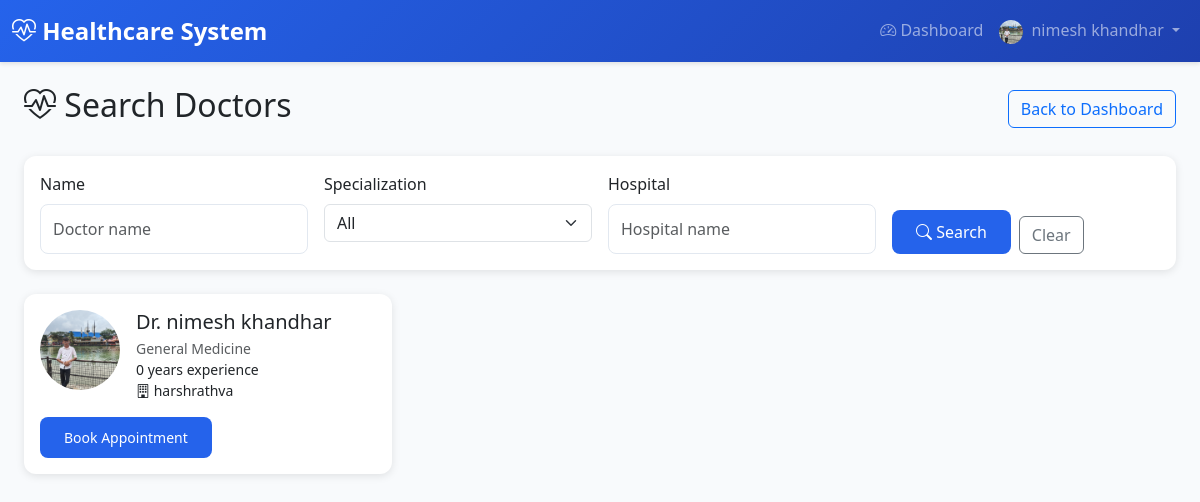
The app's page /doctors/search/ (signed in) with its own data.
### accounts/models.py (models this page shows, shortened)
class User(AbstractUser):
    email = models.EmailField(unique=True)
    ROLE_CHOICES = [
        ('ADMIN', 'Admin'),
        ('DOCTOR', 'Doctor'),
        ('PATIENT', 'Patient'),
        ('HOSPITAL', 'Hospital'),
        ('HOSPITAL_ADMIN', 'Hospital Admin'),
    ]
    role = models.CharField(max_length=20, choices=ROLE_CHOICES, default='PATIENT')
    is_approved = models.BooleanField(default=False)  # For Doctor and Hospital approval
    phone_number = models.CharField(max_length=15, blank=True)
    address = models.TextField(blank=True)
    profile_picture = models.ImageField(upload_to='user_profiles/', blank=True, null=True)
    created_at = models.DateTimeField(auto_now_add=True)
    updated_at = models.DateTimeField(auto_now=True)
    class Meta:
        db_table = 'users'
        verbose_name = 'User'
        verbose_name_plural = 'Users'

### doctors/models.py (models this page shows, shortened)
class DoctorProfile(models.Model):
    SPECIALIZATION_CHOICES = [
        ('CARDIOLOGY', 'Cardiology'),
        ('DERMATOLOGY', 'Dermatology'),
        ('NEUROLOGY', 'Neurology'),
        ('ORTHOPEDICS', 'Orthopedics'),
        ('PEDIATRICS', 'Pediatrics'),
        ('PSYCHIATRY', 'Psychiatry'),
        ('SURGERY', 'Surgery'),
        ('GENERAL', 'General Medicine'),
        ('ONCOLOGY', 'Oncology'),
        ('GYNECOLOGY', 'Gynecology'),
    ]
    user = models.OneToOneField(
        settings.AUTH_USER_MODEL,
        on_delete=models.CASCADE,
        related_name='doctor_profile'
    )
    license_number = models.CharField(max_length=50, unique=True)
    specialization = models.CharField(max_length=50, choices=SPECIALIZATION_CHOICES, default='GENERAL')
    years_of_experience = models.PositiveIntegerField(default=0)
    qualification = models.CharField(max_length=200)
    bio = models.TextField(blank=True)
    consultation_fee = models.DecimalField(max_digits=10, decimal_places=2, default=0.00)
    profile_picture = models.ImageField(upload_to='doctor_profiles/', blank=True, null=True)
    verification_document = models.FileField(upload_to='doctor_verifications/', blank=True, null=True, help_text="Upload license or certification document for verification")
    hospital = models.ForeignKey(
        'hospitals.Hospital',
        on_delete=models.SET_NULL,
        null=True,
        blank=True,
        related_name='doctors'
    )
    is_available = models.BooleanField(default=True)
    available_from = models.TimeField(default=time(9, 0), help_text="Start of working hours")
    available_to = models.TimeField(default=time(17, 0), help_text="End of working hours")
    slot_duration_minutes = models.PositiveIntegerField(default=30)
    created_at = models.DateTimeField(auto_now_add=True)
    updated_at = models.DateTimeField(auto_now=True)
    class Meta:
        db_table = 'doctor_profiles'
        verbose_name = 'Doctor Profile'
        verbose_name_plural = 'Doctor Profiles'

### hospitals/models.py (models this page shows, shortened)
class Hospital(models.Model):
    user = models.OneToOneField(
        settings.AUTH_USER_MODEL,
        on_delete=models.CASCADE,
        related_name='hospital_profile'
    )
    name = models.CharField(max_length=200)
    registration_number = models.CharField(max_length=50, unique=True)
    address = models.TextField(blank=True)
    city = models.CharField(max_length=100, blank=True)
    state = models.CharField(max_length=100, blank=True)
    zip_code = models.CharField(max_length=10, blank=True)
    phone = models.CharField(max_length=15, blank=True)
    email = models.EmailField(blank=True)
    website = models.URLField(blank=True)
    description = models.TextField(blank=True)
    facilities = models.TextField(blank=True, help_text="Departments - comma separated")
    total_beds = models.PositiveIntegerField(default=0)
    available_beds = models.PositiveIntegerField(default=0)  # Kept for migration; use available_beds_count for dynamic
    logo = models.ImageField(upload_to='hospital_logos/', blank=True, null=True)
    verification_document = models.FileField(upload_to='hospital_verifications/', blank=True, null=True, help_text="Upload registration certificate or license for verification")
    created_at = models.DateTimeField(auto_now_add=True)
    updated_at = models.DateTimeField(auto_now=True)
    class Meta:
        db_table = 'hospitals'
        verbose_name = 'Hospital'
        verbose_name_plural = 'Hospitals'
        ordering = ['name']
    @property
    def available_beds_count(self):
        """Dynamically calculated: total_beds - occupied (do not edit; set total_beds only)"""
        return max(0, self.total_beds - self.occupied_beds_count)
    def get_available_beds_display(self):
        """For admin list_display (avoids property in admin)"""
        return self.available_beds_count
    get_available_beds_display.short_description = 'Available beds'

### doctors/views.py (the view)
# urls.py: path('search/', views.DoctorSearchView.as_view(), name='doctor_search'),
class DoctorSearchView(LoginRequiredMixin, ListView):
    model = DoctorProfile
    template_name = 'doctors/doctor_search.html'
    context_object_name = 'doctors'
    paginate_by = 10
    def get_queryset(self):
        qs = DoctorProfile.objects.select_related('user', 'hospital').filter(
            user__is_approved=True,
            user__is_active=True
        ).filter(
            Q(hospital__isnull=False) | Q(hospital_assignments__is_active=True)
        ).distinct()
        q = self.request.GET.get('q', '').strip()
        specialization = self.request.GET.get('specialization', '').strip()
        hospital_name = self.request.GET.get('hospital', '').strip()
        if q:
            qs = qs.filter(
                Q(user__first_name__icontains=q) |
                Q(user__last_name__icontains=q) |
                Q(user__username__icontains=q)
            )
        if specialization:
            qs = qs.filter(specialization=specialization)
        if hospital_name:
            qs = qs.filter(
                Q(hospital__name__icontains=hospital_name) |
                Q(hospital_assignments__hospital__name__icontains=hospital_name)
            ).distinct()
        return qs.order_by('user__first_name', 'user__last_name')
    def get_context_data(self, **kwargs):
        context = super().get_context_data(**kwargs)
        context['search_q'] = self.request.GET.get('q', '')
        context['search_specialization'] = self.request.GET.get('specialization', '')
        context['search_hospital'] = self.request.GET.get('hospital', '')
        context['specialization_choices'] = DoctorProfile.SPECIALIZATION_CHOICES
        return context

### templates/doctors/doctor_search.html (shortened to what this page needs)
{% extends 'base.html' %}
{% block content %}
<div class="container-fluid">
    <div class="d-flex justify-content-between align-items-center mb-4">
        <h2><i class="bi bi-heart-pulse"></i> Search Doctors</h2>
        <a href="{% url 'accounts:patient_dashboard' %}" class="btn btn-outline-primary">Back to Dashboard</a>
    </div>
    <div class="card mb-4">
        <div class="card-body">
            <form method="get" class="row g-3">
                <div class="col-md-3">
                    <label class="form-label">Name</label>
                    <input type="text" name="q" class="form-control" placeholder="Doctor name" value="{{ search_q }}">
                </div>
                <div class="col-md-3">
                    <label class="form-label">Specialization</label>
                    <select name="specialization" class="form-select">
                        <option value="">All</option>
                    </select>
                </div>
                <div class="col-md-3">
                    <label class="form-label">Hospital</label>
                    <input type="text" name="hospital" class="form-control" placeholder="Hospital name" value="{{ search_hospital }}">
                </div>
                <div class="col-md-3 d-flex align-items-end">
                    <button type="submit" class="btn btn-primary me-2"><i class="bi bi-search"></i> Search</button>
                    <a href="{% url 'doctors:doctor_search' %}" class="btn btn-outline-secondary">Clear</a>
                </div>
            </form>
        </div>
    </div>
    <div class="row">
        {% for doctor in doctors %}
        <div class="col-md-6 col-lg-4 mb-4">
            <div class="card h-100">
                <div class="card-body">
                    <div class="d-flex mb-3">
                        {% if doctor.profile_picture %}
                        <img src="{{ doctor.profile_picture.url }}" alt="" class="rounded-circle me-3" style="width: 80px; height: 80px; object-fit: cover;">
                        {% elif doctor.user.profile_picture %}
                        <img src="{{ doctor.user.profile_picture.url }}" alt="" class="rounded-circle me-3" style="width: 80px; height: 80px; object-fit: cover;">
                        {% else %}
                        <div class="rounded-circle bg-secondary d-flex align-items-center justify-content-center me-3" style="width: 80px; height: 80px;">
                            <i class="bi bi-person-fill text-white" style="font-size: 2rem;"></i>
                        </div>
                        {% endif %}
                        <div class="flex-grow-1">
                            <h5 class="card-title mb-1">Dr. {{ doctor.user.get_full_name|default:doctor.user.username }}</h5>
                            <p class="text-muted small mb-0">{{ doctor.get_specialization_display }}</p>
                            <p class="small mb-0">{{ doctor.years_of_experience }} years experience</p>
                            {% if doctor.hospital %}
                            <p class="small mb-0"><i class="bi bi-building"></i> {{ doctor.hospital.name }}</p>
                            {% endif %}
                        </div>
                    </div>
                    <a href="{% url 'doctors:doctor_detail' doctor.pk %}" class="btn btn-primary btn-sm">Book Appointment</a>
                </div>
            </div>
        </div>
        {% empty %}
        <div class="col-12">
            <div class="alert alert-info">No doctors found. Try different search criteria.</div>
        </div>
        {% endfor %}
    </div>
</div>
{% endblock %}

### templates/base.html (shortened to what this page needs)
<!DOCTYPE html>
<html lang="en">
<head>
    <link href="https://cdn.jsdelivr.net/npm/bootstrap@5.3.0/dist/css/bootstrap.min.css" rel="stylesheet">
    <link rel="stylesheet" href="https://cdn.jsdelivr.net/npm/bootstrap-icons@1.11.0/font/bootstrap-icons.css">
</head>
<body>
    {% if user.is_authenticated %}
    <nav class="navbar navbar-expand-lg navbar-dark">
        <div class="container-fluid">
            <a class="navbar-brand" href="{% url 'accounts:dashboard_redirect' %}">
                <i class="bi bi-heart-pulse"></i> Healthcare System
            </a>
            <div class="collapse navbar-collapse" id="navbarNav">
                <ul class="navbar-nav ms-auto">
                    <li class="nav-item">
                        <a class="nav-link" href="{% url 'accounts:dashboard_redirect' %}">
                            <i class="bi bi-speedometer2"></i> Dashboard
                        </a>
                    </li>
                    <li class="nav-item dropdown">
                        <a class="nav-link dropdown-toggle" href="#" id="navbarDropdown" role="button" data-bs-toggle="dropdown">
                            {% if user.profile_picture %}
                            <img src="{{ user.profile_picture.url }}" alt="Profile" class="rounded-circle me-1" style="width: 24px; height: 24px; object-fit: cover;">
                            {% else %}
                            <i class="bi bi-person-circle"></i>
                            {% endif %}
                            {{ user.get_full_name|default:user.username }}
                        </a>
                    </li>
                </ul>
            </div>
        </div>
    </nav>
    {% endif %}
    <div class="container-fluid mt-4">
        {% block content %}{% endblock %}
    </div>
</body>
</html>

### templates/base.html (style rules this page uses)
:root { --primary-color: #2563eb; --secondary-color: #64748b; --success-color: #10b981; --danger-color: #ef4444; --warning-color: #f59e0b; --info-color: #3b82f6; }
body { font-family: 'Segoe UI', Tahoma, Geneva, Verdana, sans-serif; background-color: #f8fafc; }
.navbar { background: linear-gradient(135deg, var(--primary-color) 0%, #1e40af 100%); box-shadow: 0 2px 4px rgba(0,0,0,0.1); }
.navbar-brand { font-weight: 700; font-size: 1.5rem; }
.card { border: none; border-radius: 12px; box-shadow: 0 2px 8px rgba(0,0,0,0.1); transition: transform 0.2s, box-shadow 0.2s; }
.btn-primary { background-color: var(--primary-color); border: none; border-radius: 8px; padding: 10px 24px; font-weight: 500; }
.form-control { border-radius: 8px; border: 1px solid #e2e8f0; padding: 12px; }

### records on screen
User: profile_picture (picture), get_full_name "nimesh khandhar"
DoctorProfile: user.profile_picture (picture), user.get_full_name "nimesh khandhar", specialization "General Medicine", years_of_experience "0", hospital.name "harshrathva"
